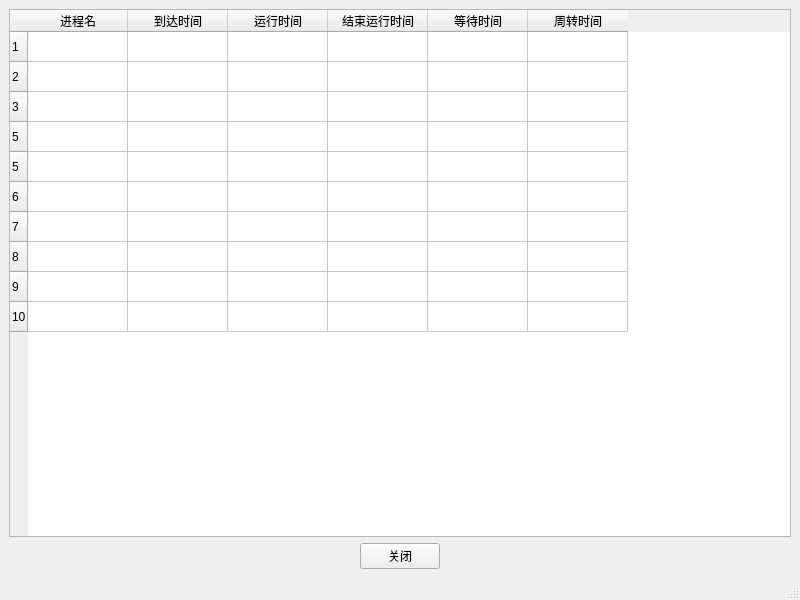
<?xml version="1.0" encoding="UTF-8"?>
<ui version="4.0">
 <class>condition</class>
 <widget class="QMainWindow" name="condition">
  <property name="geometry">
   <rect>
    <x>0</x>
    <y>0</y>
    <width>800</width>
    <height>600</height>
   </rect>
  </property>
  <property name="windowTitle">
   <string>MainWindow</string>
  </property>
  <property name="windowIcon">
   <iconset resource="src.qrc">
    <normaloff>:/star.png</normaloff>:/star.png</iconset>
  </property>
  <widget class="QWidget" name="centralwidget">
   <layout class="QGridLayout" name="gridLayout">
    <item row="1" column="0">
     <spacer name="horizontalSpacer">
      <property name="orientation">
       <enum>Qt::Horizontal</enum>
      </property>
      <property name="sizeHint" stdset="0">
       <size>
        <width>342</width>
        <height>20</height>
       </size>
      </property>
     </spacer>
    </item>
    <item row="1" column="2">
     <spacer name="horizontalSpacer_2">
      <property name="orientation">
       <enum>Qt::Horizontal</enum>
      </property>
      <property name="sizeHint" stdset="0">
       <size>
        <width>342</width>
        <height>20</height>
       </size>
      </property>
     </spacer>
    </item>
    <item row="1" column="1">
     <widget class="QPushButton" name="exit">
      <property name="text">
       <string>关闭</string>
      </property>
     </widget>
    </item>
    <item row="0" column="0" colspan="3">
     <widget class="QTableWidget" name="output">
      <row>
       <property name="text">
        <string>1</string>
       </property>
      </row>
      <row>
       <property name="text">
        <string>2</string>
       </property>
      </row>
      <row>
       <property name="text">
        <string>3</string>
       </property>
      </row>
      <row>
       <property name="text">
        <string>5</string>
       </property>
      </row>
      <row>
       <property name="text">
        <string>5</string>
       </property>
      </row>
      <row>
       <property name="text">
        <string>6</string>
       </property>
      </row>
      <row>
       <property name="text">
        <string>7</string>
       </property>
      </row>
      <row>
       <property name="text">
        <string>8</string>
       </property>
      </row>
      <row>
       <property name="text">
        <string>9</string>
       </property>
      </row>
      <row>
       <property name="text">
        <string>10</string>
       </property>
      </row>
      <column>
       <property name="text">
        <string>进程名</string>
       </property>
      </column>
      <column>
       <property name="text">
        <string>到达时间</string>
       </property>
      </column>
      <column>
       <property name="text">
        <string>运行时间</string>
       </property>
      </column>
      <column>
       <property name="text">
        <string>结束运行时间</string>
       </property>
      </column>
      <column>
       <property name="text">
        <string>等待时间</string>
       </property>
      </column>
      <column>
       <property name="text">
        <string>周转时间</string>
       </property>
      </column>
     </widget>
    </item>
   </layout>
  </widget>
  <widget class="QMenuBar" name="menubar">
   <property name="geometry">
    <rect>
     <x>0</x>
     <y>0</y>
     <width>800</width>
     <height>21</height>
    </rect>
   </property>
  </widget>
  <widget class="QStatusBar" name="statusbar"/>
 </widget>
 <resources>
  <include location="src.qrc"/>
 </resources>
 <connections/>
</ui>
